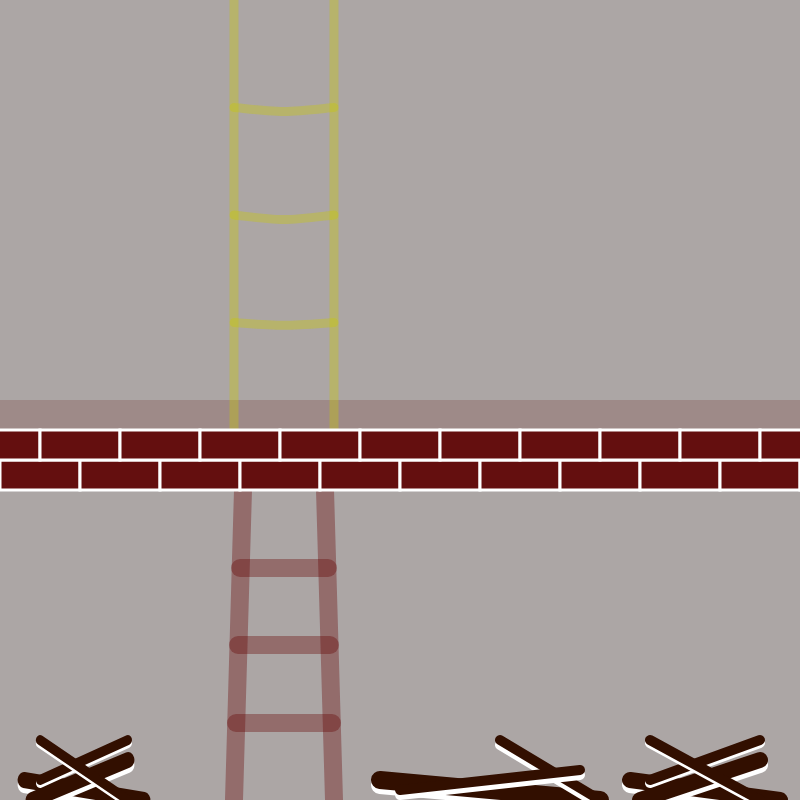
Frame 1 (no input)
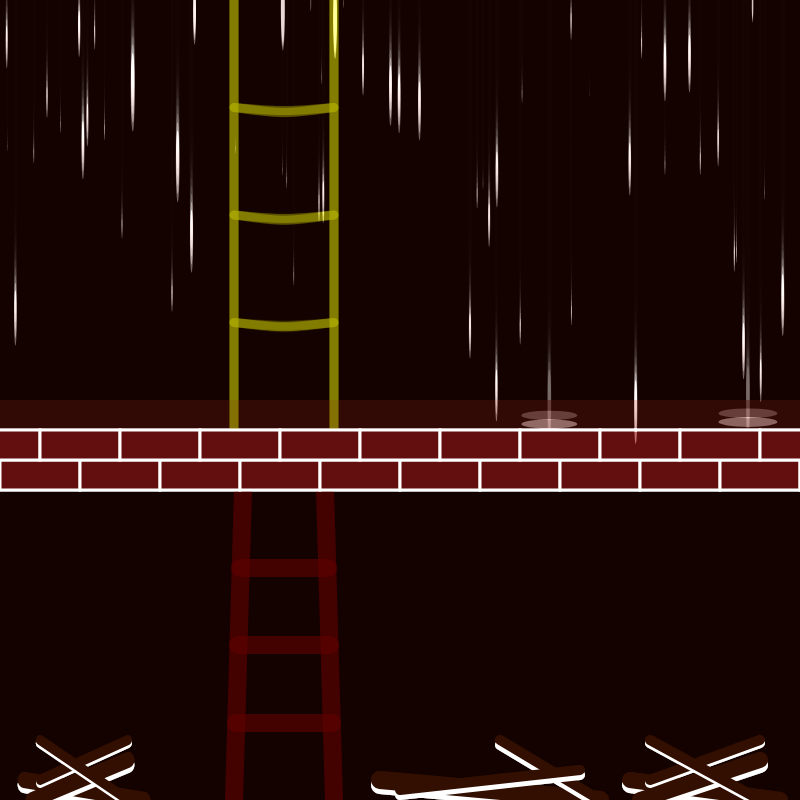
Frame 60 (no input)
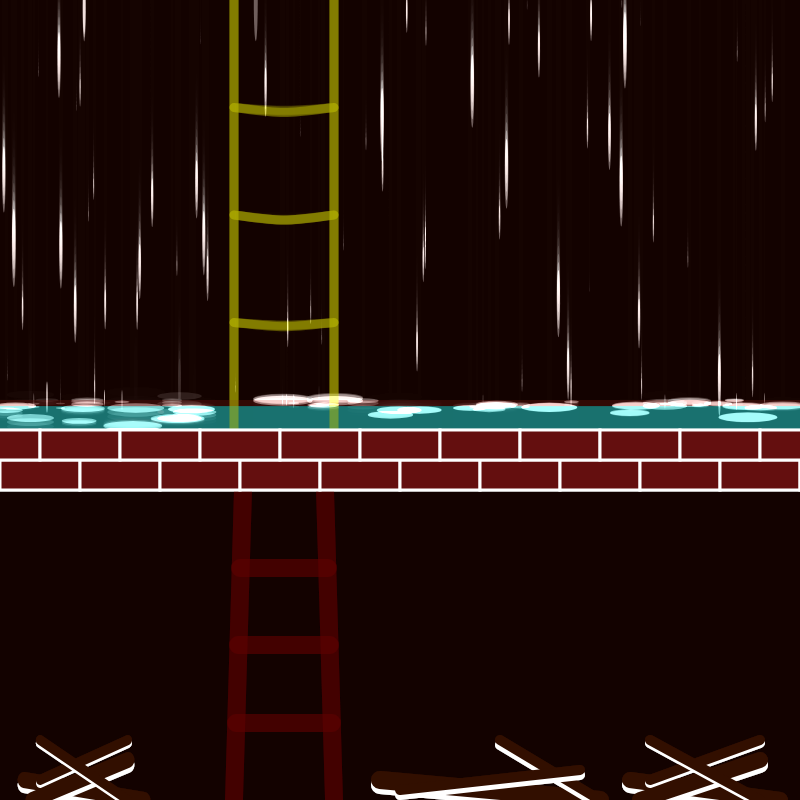
Frame 120 (the mouse pressed at the canvas centre since frame 60)

The p5.js sketch that drew these frames (run headless with seeded random() and noise() and a simulated clock; from frame 60 on, the mouse is pressed at the canvas centre):

// p5.js sketch
// ── sketch.js
//Credit:Finding refrences in NOC W3 Example Code by Prof. Moon;
//Try pressing "f" first! Constantly!
//Then try pressing "l" and "r". Don't do it constantly.

let rains = [];
let fires = [];
let w = 0;
let WATER_LEVEL = 430;
let shouldRaiseWaterLevel = false;

function setup() {
  createCanvas(800, 800);
}

function draw() {
  background(20, 4, 2, 90);
  //console.log(frameRate());

  //generate
  //rain
  rains.push(new Rain(random(width), 1));
  //fire
  let xRanges = [
    { min: 50, max: 100 },
    { min: 450, max: 550 },
    { min: 680, max: 730 },
  ];
  let rangeIndex = int(random(0, xRanges.length));
  let xPos = random(xRanges[rangeIndex].min, xRanges[rangeIndex].max);
  if (keyIsPressed && key === "f") {
    fires.push(new Fire(xPos, random(780, 790)));
  }

  //
  if (keyIsPressed && key === "l") {
    w -= 0.02;
  } else if (keyIsPressed && key === "r") {
    w += 0.02;
  }

  //limit the number
  if (rains.length >= 439) {
    rains.shift();
  }

  if (fires.length >= 439) {
    fires.shift();
  }

  //WaterLevel
  if (!shouldRaiseWaterLevel) {
    // rain in air yet
    WATER_LEVEL = 430;
    for (let i = rains.length - 1; i >= 0; i--) {
      if (rains[i].pos.y >= 430 - rains[i].rad) {
        // first drop on water
        shouldRaiseWaterLevel = true;
      }
    }
  } else {
    // first drop on water, start raising
    WATER_LEVEL = 430 - rains.length * 0.2;
    if (WATER_LEVEL < height - 443) {
      // max height
      WATER_LEVEL = height - 443;
    }
  }

  //roof
  push();
  noStroke();
  fill(100, 25, 19, 50);
  rect(0, 400, width, 30);
  pop();

  //pool
  push();
  noStroke();
  fill(0, 200, 200, 90);
  rect(0, WATER_LEVEL, width, 430 - WATER_LEVEL);
  pop();

  //string
  push();
  noFill();
  stroke(200, 200, 0, 90);
  strokeWeight(9);
  beginShape();
  curveVertex(234, 0);
  curveVertex(234, 0);
  curveVertex(234 - w * random(115, 125), 210);
  curveVertex(234, 430);
  curveVertex(234, 430);
  endShape();
  beginShape();
  curveVertex(334, 0);
  curveVertex(334, 0);
  curveVertex(334 - w * random(115, 125), 210);
  curveVertex(334, 430);
  curveVertex(334, 430);
  endShape();
  beginShape();
  curveVertex(234 - w * random(85, 89), 107.5);
  curveVertex(234 - w * random(85, 89), 107.5);
  curveVertex(284 - w * random(85, 89), random(110, 113));
  curveVertex(334 - w * random(85, 89), 107.5);
  curveVertex(334 - w * random(85, 89), 107.5);
  endShape();
  beginShape();
  curveVertex(234 - w * random(115, 125), 215);
  curveVertex(234 - w * random(115, 125), 215);
  curveVertex(284 - w * random(115, 125), random(217.5, 220.5));
  curveVertex(334 - w * random(115, 125), 215);
  curveVertex(334 - w * random(115, 125), 215);
  endShape();
  beginShape();
  curveVertex(234 - w * random(85, 89), 322.5);
  curveVertex(234 - w * random(85, 89), 322.5);
  curveVertex(284 - w * random(85, 89), random(325, 328));
  curveVertex(334 - w * random(85, 89), 322.5);
  curveVertex(334 - w * random(85, 89), 322.5);
  endShape();
  pop();

  //ladder
  push();
  noFill();
  strokeWeight(18);
  stroke(100, 0, 0, 90);
  beginShape();
  curveVertex(243, 490);
  curveVertex(243, 490);
  curveVertex(238.5 + w * random(15, 25), 645);
  curveVertex(234, 800);
  curveVertex(234, 800);
  endShape();

  beginShape();
  curveVertex(325, 490);
  curveVertex(325, 490);
  curveVertex(329.5 + w * random(15, 25), 645);
  curveVertex(334, 800);
  curveVertex(334, 800);
  endShape();

  beginShape();
  curveVertex(240 + w * random(15, 25), 568);
  curveVertex(240 + w * random(15, 25), 568);
  curveVertex(328 + w * random(15, 25), 568);
  curveVertex(328 + w * random(15, 25), 568);
  endShape();

  beginShape();
  curveVertex(238 + w * random(15, 25), 645);
  curveVertex(238 + w * random(15, 25), 645);
  curveVertex(330 + w * random(15, 25), 645);
  curveVertex(330 + w * random(15, 25), 645);
  endShape();

  beginShape();
  curveVertex(236 + w * random(15, 25), 723);
  curveVertex(236 + w * random(15, 25), 723);
  curveVertex(332 + w * random(15, 25), 723);
  curveVertex(332 + w * random(15, 25), 723);
  endShape();
  pop();

  //wood
  push();
  strokeWeight(18);
  stroke(255);
  line(380, 785, 600, 805);
  stroke(50, 15, 0);
  line(380, 780, 600, 800);
  strokeWeight(10);
  stroke(255);
  line(500, 745, 600, 805);
  stroke(50, 15, 0);
  line(500, 740, 600, 800);
  stroke(255);
  line(400, 795, 580, 775);
  stroke(50, 15, 0);
  line(400, 790, 580, 770);

  strokeWeight(16);
  stroke(255);
  line(630, 785, 780, 805);
  stroke(50, 15, 0);
  line(630, 780, 780, 800);
  stroke(255);
  line(640, 805, 760, 765);
  stroke(50, 15, 0);
  line(640, 800, 760, 760);
  strokeWeight(10);
  stroke(255);
  line(650, 783, 760, 743);
  stroke(50, 15, 0);
  line(650, 780, 760, 740);
  stroke(255);
  line(650, 743, 760, 803);
  stroke(50, 15, 0);
  line(650, 740, 760, 800);

  scale(0.8, 1);
  strokeWeight(16);
  stroke(255);
  line(30, 785, 180, 805);
  stroke(50, 15, 0);
  line(30, 780, 180, 800);
  stroke(255);
  line(40, 805, 160, 765);
  stroke(50, 15, 0);
  line(40, 800, 160, 760);
  strokeWeight(10);
  stroke(255);
  line(50, 783, 160, 743);
  stroke(50, 15, 0);
  line(50, 780, 160, 740);
  stroke(255);
  line(50, 743, 160, 803);
  stroke(50, 15, 0);
  line(50, 740, 160, 800);
  pop();

  //wall
  push();
  strokeWeight(3);
  stroke(255);
  let brickWidth = 80;
  let brickHeight = 30;
  let numBricks = width / brickWidth;
  fill(100, 15, 15);
  for (let i = 0; i < numBricks + 1; i++) {
    rect(i * brickWidth, 460, brickWidth, brickHeight);
    rect((i - 0.5) * brickWidth, 430, brickWidth, brickHeight);
  }
  pop();

  //fire
  for (let i = 0; i < fires.length; i++) {
    let h = fires[i];
    //gravity
    let gravity = createVector(0, 0.01 * h.mass);
    h.applyForce(gravity);

    // bouyancy
    let bouyancy = createVector(random(-0.1, 0.1), -0.015 * h.mass);
    h.applyForce(bouyancy);

    // resistance
    let resistance = h.vel.copy();
    resistance.mult(-1);
    let sp = h.vel.mag();
    let dragForce = sp * sp * 0.01;
    resistance.normalize();
    resistance.mult(dragForce);
    h.applyForce(resistance);
    h.bounce();
    h.update();
    h.display();
  }

  //rain drops
  for (let i = 0; i < rains.length; i++) {
    let r = rains[i];

    //gravity
    let gravity = createVector(0, 1 * r.mass);
    r.applyForce(gravity);

    //windforce
    let wind = createVector(-6 * w, 0);
    r.applyForce(wind);

    //resistance
    let resistance = r.vel.copy();
    resistance.mult(-1);
    let sp = r.vel.mag();
    if (r.pos.y < WATER_LEVEL) {
      //in air
      let dragForce = sp * sp * 0.03; // res in air
      resistance.mult(dragForce);
    } else {
      // in water
      let dragForce = 2; //r.rad * 0.1; //sp * sp * 0.01;
      //console.log(dragForce);
      resistance.mult(dragForce);
      let bouyancy = createVector(0, -20);
      r.applyForce(bouyancy);
    }
    r.applyForce(resistance);

    r.update();
    r.bounce();
    r.checkCollision();
    r.display(WATER_LEVEL);
  }
}

class Rain {
  constructor(x, y) {
    this.pos = createVector(x, y);
    this.vel = createVector(0, 0);
    this.acc = createVector();
    this.rad = random(1, 20);
    this.mass = this.rad;
    this.angle = 0;
  }

  applyForce(force) {
    let f = force.copy();
    f.div(this.mass);
    this.acc.add(f);
  }

  update() {
    this.vel.add(this.acc);
    this.pos.add(this.vel);
    this.acc.mult(0);
    this.angle = this.vel.heading();
  }

  bounce() {
    if (this.pos.y > WATER_LEVEL + 20) {
      this.pos.y = WATER_LEVEL + 20;
      this.vel.y *= -1;
    }
  }

  checkCollision() {
    if (this.pos.y >= WATER_LEVEL + 30) {
      for (let j = 0; j < rains.length; j++) {
        if (this !== rains[j] && rains[j].pos.y >= WATER_LEVEL) {
          let distance = p5.Vector.dist(this.pos, rains[j].pos);
          if (distance < this.rad + rains[j].rad) {
            rains.splice(rains.indexOf(this), 1);
            rains.splice(rains.indexOf(rains[j]), 1);
            break;
          }
        }
      }
    }
  }

  display(WATER_LEVEL) {
    push();
    translate(this.pos.x, this.pos.y);
    noStroke();

    if (this.pos.y < WATER_LEVEL - this.rad) {
      // rain
      blendMode(ADD);
      fill(255, random(90, 100));
      rotate(this.angle);
      ellipse(0, 0, this.rad * 4, this.rad * 0.2);
    } else {
      // waterbubble
      blendMode(ADD);
      fill(255, random(90, 100));
      ellipse(0, 0, this.rad * 3, this.rad * 0.5);
    }

    pop();
  }
}

class Fire {
  constructor(x, y) {
    this.pos = createVector(x, y);
    this.vel = createVector(0, 0);
    this.acc = createVector(0, 0);
    this.rad = random(1, 5);
    this.mass = this.rad;
    this.r = random(240, 255);
    this.g = random(230, 255);
    this.b = random(200, 255);
    this.a = (this.pos.y - 781) * 0.3 + 100;
  }

  applyForce(force) {
    let f = force.copy();
    f.div(this.mass);
    this.acc.add(f);
  }

  bounce() {
    if (this.pos.y < 500) {
      this.pos.y = 500;
      this.vel.y = this.vel.y * -0.8;
    }
    if (this.pos.x < 0) {
      this.pos.x = 0;
      this.vel.x = this.vel.x * -0.8;
    }
    if (this.pos.x > width) {
      this.pos.x = width;
      this.vel.x = this.vel.x * -0.8;
    }
    if (dist(this.pos.x, this.pos.y, 500, 600) < 30 + this.rad) {
      this.vel.x = this.vel.y * -1;
      this.vel.y = this.vel.y * -1;
    }
    if (dist(this.pos.x, this.pos.y, 700, 600) < 30 + this.rad) {
      this.vel.x = this.vel.y * -1;
      this.vel.y = this.vel.y * -1;
    }
  }

  update() {
    this.vel.add(this.acc);
    this.pos.add(this.vel);
    this.acc.mult(0);
  }

  display() {
    //fire
    push();
    translate(this.pos.x, this.pos.y);
    noStroke();
    blendMode(ADD);
    fill(this.r, this.g, this.b, this.a);
    rotate(30);
    ellipse(0, 0, this.rad, this.rad);
    pop();
    //cat
    push();
    //eyes
    noStroke();
    fill(255, fires.length / 4.39);
    ellipse(500, 600, 55, 60);
    ellipse(700, 600, 55, 60);
    fill(0, fires.length / 2);
    ellipse(505 - w * random(15, 25), 600, 25, 30);
    ellipse(695 - w * random(15, 25), 600, 25, 30);
    //nose
    fill(100, 0, 0, fires.length / 4.39);
    ellipse(600, 650, 50, 30);
    noFill();
    beginShape();
    stroke(100, 0, 0, fires.length / 4.39);
    strokeWeight(9);
    curveVertex(600, 665);
    curveVertex(600, 665);
    curveVertex(600 - w * random(15, 25), 685);
    curveVertex(600, 700);
    curveVertex(600, 700);
    endShape();
    //mouse
    beginShape();
    stroke(100, 0, 0, fires.length / 4.39);
    strokeWeight(9);
    curveVertex(540, 700);
    curveVertex(540, 700);
    curveVertex(570, 690 + fires.length / 10);
    curveVertex(600, 700);
    curveVertex(600, 700);
    endShape();
    beginShape();
    stroke(100, 0, 0, fires.length / 4.39);
    strokeWeight(9);
    curveVertex(600, 700);
    curveVertex(600, 700);
    curveVertex(630, 690 + fires.length / 10);
    curveVertex(660, 700);
    curveVertex(660, 700);
    endShape();
    //left ear
    beginShape();
    stroke(255, fires.length / 4.39);
    strokeWeight(8);
    curveVertex(370, 520);
    curveVertex(370, 520);
    curveVertex(375 + w * random(15, 25), 560);
    curveVertex(385, 600);
    curveVertex(385, 600);
    endShape();
    beginShape();
    stroke(255, fires.length / 4.39);
    strokeWeight(8);
    curveVertex(370, 520);
    curveVertex(370, 520);
    curveVertex(410, 525 + w * random(15, 25));
    curveVertex(450, 535);
    curveVertex(450, 535);
    endShape();
    beginShape();
    stroke(255, fires.length / 4.39);
    strokeWeight(8);
    curveVertex(350, 500);
    curveVertex(350, 500);
    curveVertex(355 + w * random(15, 25), 550);
    curveVertex(365, 600);
    curveVertex(365, 600);
    endShape();
    beginShape();
    stroke(255, fires.length / 4.39);
    strokeWeight(8);
    curveVertex(350, 500);
    curveVertex(350, 500);
    curveVertex(400, 505 + w * random(15, 25));
    curveVertex(450, 515);
    curveVertex(450, 515);
    endShape();
    //right ear
    beginShape();
    stroke(255, fires.length / 4.39);
    strokeWeight(8);
    curveVertex(1150 - 380, 520);
    curveVertex(1150 - 380, 520);
    curveVertex(1150 - (385 + w * random(15, 25)), 560);
    curveVertex(1150 - 395, 600);
    curveVertex(1150 - 395, 600);
    endShape();
    beginShape();
    stroke(255, fires.length / 4.39);
    strokeWeight(8);
    curveVertex(1150 - 380, 520);
    curveVertex(1150 - 380, 520);
    curveVertex(1150 - 420, 525 + w * random(15, 25));
    curveVertex(1150 - 460, 535);
    curveVertex(1150 - 460, 535);
    endShape();
    beginShape();
    stroke(255, fires.length / 4.39);
    strokeWeight(8);
    curveVertex(1150 - 360, 500);
    curveVertex(1150 - 360, 500);
    curveVertex(1150 - (365 + w * random(15, 25)), 550);
    curveVertex(1150 - 375, 600);
    curveVertex(1150 - 375, 600);
    endShape();
    beginShape();
    stroke(255, fires.length / 4.39);
    strokeWeight(8);
    curveVertex(1150 - 360, 500);
    curveVertex(1150 - 360, 500);
    curveVertex(1150 - 410, 505 + w * random(15, 25));
    curveVertex(1150 - 460, 515);
    curveVertex(1150 - 460, 515);
    endShape();
    pop();
  }
}
